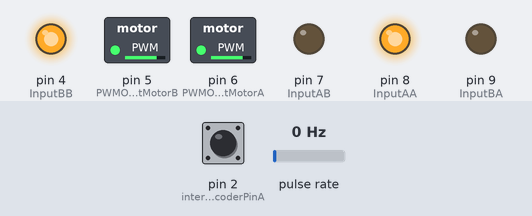
A sketch run on a simulated Arduino Nano, built with avr-gcc and run on an emulated ATmega328P. Shown: switched loads named in the sketch (green lamp = pin HIGH), output pins drawn as LEDs (lit = HIGH). Wiring (inferred from the names in the program): pulse sensor: data pin 3. The inputs (shaded band) are chosen by the test bench; at power-on: pin 2 (interruptEncoderPinA) HIGH, pulse rate 0 Hz. What the sketch prints to the serial monitor is not drawn.

Above: at 0.1 s.
Timing chart, 0 to 1.6 s (numbered marks = the images above):
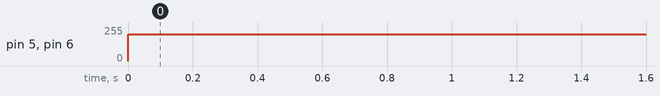

Measured:
- by itself, pin 5 (PWMOutputMotorB), pin 6 (PWMOutputMotorA): 0/255 → 200/255 at 0.00 s

The sketch:

swarm.ino
```cpp
#include <Wire.h>
#include "TimerOne.h"
//#include <Adafruit_Sensor.h>
//#include <Adafruit_HMC5883_U.h>
//#include <ros.h>
///#include <nav_msgs/Odometry.h>

#define InputAA 8
#define InputAB 7
#define InputBA 9
#define InputBB 4
#define interruptEncoderPinA 2
#define interruptEncoderPinD 3
#define PWMOutputMotorA 6
#define PWMOutputMotorB 5
//Adafruit_HMC5883_Unified mag = Adafruit_HMC5883_Unified(12345);

#define wheel_radius 3.0//In cm
#define w2w 13.5//cm
#define CPR 32
#define gear_ratio 19
#define del_t 0.05 //in seconds

volatile float theta=0.0; // Current orientation of the bot.

volatile int ext_counterA=0;
volatile int ext_counterB=0;

#define max_rpmA 479.6
volatile float set_rpmA=200.0;
volatile float curr_rpmA=0;
float errorA=0,preverrorA=0,IA=0;

#define max_rpmB 489.4
volatile float set_rpmB=200.0;
volatile float curr_rpmB=0;
float errorB=0,preverrorB=0,IB=0;

//volatile float sys_dist=0.0;
volatile float curr_pos_x=0.0;
volatile float curr_pos_y=0.0;

volatile float Dl=0,Dr=0,Dc=0;

int motion_direction=0;
int PWMA,PWMB;
uint32_t timer;

//ros::NodeHandle nh;
//nav_msgs::Odometry odomsg;
//ros::Publisher odom_pub("odom", &odomsg);

void setup() {
Serial.begin(57600);
interrupt_init();
//mag_init();
timer = micros();

// nh.initNode();
//nh.advertise(odom_pub);

pinMode(PWMOutputMotorA,OUTPUT);
pinMode(PWMOutputMotorB,OUTPUT);
pinMode(InputAA,OUTPUT);
pinMode(InputAB,OUTPUT);
pinMode(InputBA,OUTPUT);
pinMode(InputBB,OUTPUT);
pinMode(A0,INPUT);
pinMode(A1,INPUT);
pinMode(A2,INPUT);
pinMode(A3,INPUT);
pinMode(A6,INPUT);
pinMode(A7,INPUT);

forward();
}

void loop(){
  int i;
 // float x= get_theta();
//  nav_msgs::Odometry odom;
//  odomsg.pose.pose.position.x = curr_pos_x;
//  odomsg.pose.pose.position.y = curr_pos_y;
//  odomsg.pose.pose.orientation.z = theta;
//  Serial.println(odomsg.pose.pose.orientation.z);
  i=200;
  PWMA=i;
  PWMB=i;
  //pwm_pid();
  analogWrite(PWMOutputMotorA,PWMA);
  Serial.print(PWMA);
  Serial.print('\t');
  Serial.println(PWMB);
  analogWrite(PWMOutputMotorB,PWMB);

//  forward();
//  delay(2000);
//  backward();
//  delay(2000);
  //odom_pub.publish(& odomsg);
  //nh.spinOnce();
  //delay(1);

  //get_sharpdata();

}
```

interrupt.ino
```cpp
void interrupt_init(){
  //Initialise the Timer and attach Interrupt.
  Timer1.initialize(50000);
  Timer1.attachInterrupt(calculateRPM);

  //Attach Interrupts to the encoders input.
  attachInterrupt(digitalPinToInterrupt(interruptEncoderPinA),increase_CounterA, CHANGE);
  attachInterrupt(digitalPinToInterrupt(interruptEncoderPinD),increase_CounterB, CHANGE);
}

void increase_CounterA() {
  ext_counterA++;
}

void increase_CounterB(){
  ext_counterB++;
}

void calculateRPM(){
  curr_rpmA=(ext_counterA*60)/(CPR*gear_ratio*del_t);
  curr_rpmB=(ext_counterB*60)/(CPR*gear_ratio*del_t);

  if(motion_direction==1){
    Dl=2*PI*wheel_radius*curr_rpmA*del_t/60;
    Dr=2*PI*wheel_radius*curr_rpmB*del_t/60;
  }
  else if(motion_direction==2){
    Dl=(-1)*2*PI*wheel_radius*curr_rpmA*del_t/60;
    Dr=2*PI*wheel_radius*curr_rpmB*del_t/60;
  }
  else if(motion_direction==3){
    Dl=2*PI*wheel_radius*curr_rpmA*del_t/60;
    Dr=(-1)*2*PI*wheel_radius*curr_rpmB*del_t/60;
  }
  else if(motion_direction==4){
    Dl=(-1)*2*PI*wheel_radius*curr_rpmA*del_t/60;
    Dr=(-1)*2*PI*wheel_radius*curr_rpmB*del_t/60;
  }

  Dc=(Dl+Dr)/2;
  theta+=(Dr-Dl)/w2w;
  curr_pos_x+=(Dc*cos(theta));
  curr_pos_y+=(Dc*sin(theta));

  //Serial.print(curr_pos_x);
  //Serial.print("\t");
  //Serial.println(curr_pos_y);

  ext_counterA=0;
  ext_counterB=0;

}
```

locomotion.ino
```cpp
/*
 Motion Direction Legend:
 1. Forward
 2. Right
 3. Backward
 4. Left
 5. Free Run ( this is just for our perception. Do not use it anywhere to denoe it.)
 6. Brake
*/


void leftTurn() {
  motion_direction=2;
  digitalWrite(InputAA, HIGH);
  digitalWrite(InputBA, HIGH);
  digitalWrite(InputBB, LOW);
  digitalWrite(InputAB, LOW);
}


void rightTurn() {
  motion_direction=3;
  digitalWrite(InputAA, LOW);
  digitalWrite(InputBA, LOW);
  digitalWrite(InputBB, HIGH);
  digitalWrite(InputAB, HIGH);
}


void forward() {
  motion_direction=1;
  digitalWrite(InputAA, HIGH);
  digitalWrite(InputBA, LOW);
  digitalWrite(InputBB, HIGH);
  digitalWrite(InputAB, LOW);
}


void backward() {
  motion_direction=4;
  digitalWrite(InputAA, LOW);
  digitalWrite(InputBA, HIGH);
  digitalWrite(InputBB, LOW);
  digitalWrite(InputAB, HIGH);
}

void freeRun() {
  digitalWrite(InputAA, LOW);
  digitalWrite(InputBA, LOW);
  digitalWrite(InputBB, LOW);
  digitalWrite(InputAB, LOW);
}

void brake() {
  motion_direction=6;
  digitalWrite(InputAA, HIGH);
  digitalWrite(InputBA, HIGH);
  digitalWrite(InputBB, HIGH);
  digitalWrite(InputAB, HIGH);
}
```

magnetometer.ino
```cpp
//void mag_init(){
//    if(!mag.begin())
//  {
//    Serial.println("Ooops, no HMC5883 detected ... Check your wiring!");
//    while(1);
//  }
//}
//
//float get_theta(){
//
// sensors_event_t event;
//  mag.getEvent(&event);
//   float heading = atan2(event.magnetic.y, event.magnetic.x);
//  float declinationAngle = 0.22;
//  heading += declinationAngle;
//  // Correct for when signs are reversed.
//  if(heading < 0)
//    heading += 2*PI;
//  // Check for wrap due to addition of declination.
//  if(heading > 2*PI)
//    heading -= 2*PI;
//  // Convert radians to degrees for readability.
//  float headingDegrees = heading * 180/M_PI;
//  delay(10);
//  return(headingDegrees);
//
//}
```

pid.ino
```cpp
const double kpA=10;
const double kiA=0.001;
const double kdA=1;

const double kpB=10;
const double kiB=0.001;
const double kdB=1;

void pwm_pid(){
 errorA = set_rpmA - curr_rpmA;
 IA+=errorA;
  double x = 0;
 if((kpA*errorA + kiA*IA + kdA*(errorA-preverrorA))<0)
  x = 0;
 else
  x = (kpA*errorA + kiA*IA + kdA*(errorA-preverrorA));
  Serial.println(x);
 PWMA=map(x, 0, max_rpmA*kpA, 0, 255);
 preverrorA=errorA;

double y = 0;
 errorB = set_rpmB - curr_rpmB;
IB+=errorB;
if((kpB*errorB + kiB*IB + kdB*(errorB-preverrorB))<0)
  y = 0;
  else
  y = (kpB*errorB + kiB*IB + kdB*(errorB-preverrorB));
 PWMB=map(y, 0, max_rpmB*kpB, 0, 255);
 preverrorB=errorB;

  }
```

sharp.ino
```cpp
void get_sharpdata(){
//  int front, back,frontleft,frontright,backleft,backright;
//  front=analogRead(A0);
//  back=analogRead(A1);
//  frontleft=analogRead(A2);
//  frontright=analogRead(A3);
//  backleft=analogRead(A6);
//  backright=analogRead(A7);

//  Serial.print(front);
//  Serial.print("\t");
//  Serial.print(back);
//  Serial.print("\t");
//  Serial.print(frontleft);
//  Serial.print("\t");
//  Serial.print(frontright);
//  Serial.print("\t");
//  Serial.print(backleft);
//  Serial.print("\t");
//  Serial.println(backright);

  }
```
